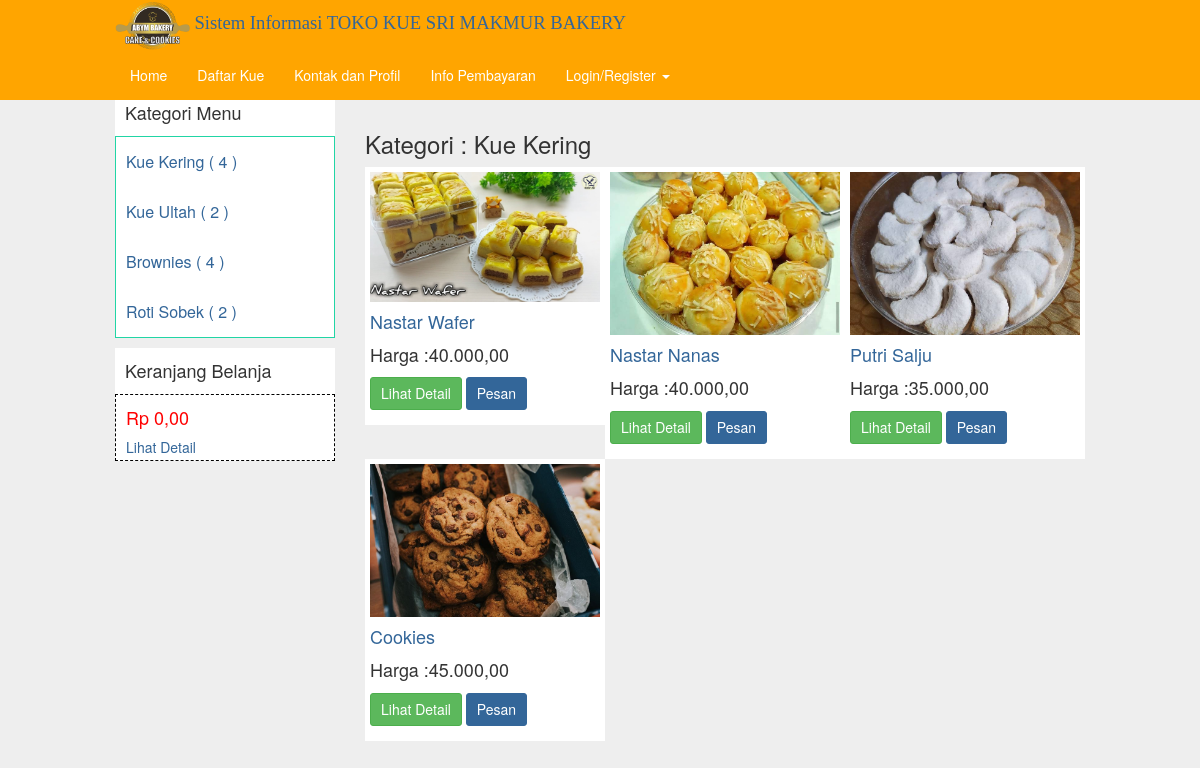
Screenshot of /menu.php?kategori=6 with the database file from the repository.
### tables this page shows
CREATE TABLE `kategori_produk` (
  `id` int(3) NOT NULL,
  `nama` varchar(100) NOT NULL,
  `deskripsi` text NOT NULL
);

CREATE TABLE `produk` (
  `id` int(4) NOT NULL,
  `nama` varchar(100) NOT NULL,
  `deskripsi` text NOT NULL,
  `gambar` varchar(200) NOT NULL,
  `harga` decimal(10,0) NOT NULL,
  `kategori_produk_id` int(11) NOT NULL
);

### inc/config.php (called while the page is built, shortened)
<?php
$url = "";

### menu.php (the view, shortened to what this page needs)
<?php
	include"inc/config.php";
	include"layout/header.php";
?>
<?php	if(!empty($_GET['id'])){ ?>
		<?php
			extract($_GET);
			$k = mysql_query("SELECT * FROM produk where id='$id'");
			$data = mysql_fetch_array($k);
		?>
		<div class="col-md-9">
			<div class="row">
			<div class="col-md-12">
			<h3>Detail : <?php echo $data['nama'] ?></h3>
				<br/>
				<div class="col-md-12 content-menu" style="margin-top:-20px;">
				<?php $kat = mysql_fetch_array(mysql_query("SELECT * FROM kategori_produk where id='$data[kategori_produk_id]'"));  ?>
					<small>Kategori :<a href="<?php echo $url; ?>menu.php?kategori=<?php echo $kat['id'] ?>"><?php echo $kat['nama'] ?></a></small>
					<a href="<?php echo $url; ?>menu.php?id=<?php echo $data['id'] ?>">
						<img src="<?php echo $url; ?>uploads/<?php echo $data['gambar'] ?>" width="100%">
					</a>
					<br><br>
					<p><?php echo $data['deskripsi'] ?></p>
					<p style="font-size:18px">Harga :<?php echo number_format($data['harga'], 2, ',', '.') ?></p>
					<p>
						<a href="<?php echo $url; ?>keranjang.php?act=beli&&produk_id=<?php echo $data['id'] ?>" class="btn btn-info" href="#" role="button">Pesan</a>
					</p>
				</div>
			</div>
			</div>
		</div>
<?php }elseif(!empty($_GET['kategori'])){ ?>
		<?php
			extract($_GET);
			$kat = mysql_fetch_array(mysql_query("SELECT * FROM kategori_produk where id='$kategori'"));
		?>
		<div class="col-md-9">
			<div class="row">
			<div class="col-md-12">
			<hr>
			<h3>Kategori : <?php echo $kat['nama'] ?></h3>
				<?php
					$k = mysql_query("SELECT * FROM produk where kategori_produk_id='$kategori'");
					while($data = mysql_fetch_array($k)){
				?>
				<div class="col-md-4 content-menu">
					<a href="<?php echo $url; ?>menu.php?id=<?php echo $data['id'] ?>">
						<img src="<?php echo $url; ?>uploads/<?php echo $data['gambar'] ?>" width="100%">
						<h4><?php echo $data['nama'] ?></h4>
					</a>
					<p style="font-size:18px">Harga :<?php echo number_format($data['harga'], 2, ',', '.') ?></p>
					<p>
						<a href="<?php echo $url; ?>menu.php?id=<?php echo $data['id'] ?>" class="btn btn-success btn-sm" href="#" role="button">Lihat Detail</a>
						<a href="<?php echo $url; ?>keranjang.php?act=beli&&produk_id=<?php echo $data['id'] ?>" class="btn btn-info btn-sm" href="#" role="button">Pesan</a>
					</p>
				</div>
				<?php } ?>
			</div>
			</div>
		</div>
<?php } ?>
<?php include"layout/footer.php"; ?>

### layout/header.php (shortened to what this page needs)
<!DOCTYPE html>
<html lang="en">
  <head>
    <link href="assets/bootstrap/css/bootstrap.css" rel="stylesheet">
    <link href="assets/bootstrap/css/datetimepicker.css" rel="stylesheet">
    <link href="assets/css/navbar-fixed-top.css" rel="stylesheet">
    <link href="assets/css/full-slider.css" rel="stylesheet">
    <link href="assets/css/style.css" rel="stylesheet">
  </head>
  <body>
    <nav class="navbar navbar-default navbar-fixed-top navbar-blue" style="background-color: orange">
      <div class="container">
        <div class="navbar-header">
    <header class="header" >
            <div class="logo-container">
    <a href="" class="logo" style="text-decoration: none; font-size: 14pt; font-family: verdana;">
        <img src="<?php echo $url.'assets/img/LOGO.png'; ?>" height="50" />
        <span class="hidden-xs" > Sistem Informasi TOKO KUE SRI MAKMUR  BAKERY</span>
                </a>
            </div>
        <div id="navbar" class="navbar-collapse collapse">
          <ul class="nav navbar-nav navbar-right">
            <li><a href="index.php">Home</a></li>
            <li><a href="menu.php">Daftar Kue </a></li>
            <li><a href="kontak.php">Kontak dan Profil</a></li>
            <li><a href="info.php">Info Pembayaran</a></li>
            <?php if(!empty($_SESSION['iam_user'])){ ?>
			<?php
				$user = mysql_fetch_object(mysql_query("select * from user where id='$_SESSION[iam_user]'"));
			?>
      <li><a href="pembayaran.php">Pembayaran</a></li>
			<li class="dropdown">
              <a href="#" class="dropdown-toggle" data-toggle="dropdown" role="button" aria-haspopup="true" aria-expanded="false">Hi <?php echo $user->nama; ?> <span class="caret"></span></a>
              <ul class="dropdown-menu">
                <li><a href="profile.php">Profil</a></li>
                <li><a href="logout.php">Logout</a></li>
              </ul>
            </li>
			<?php }else{ ?>
			<li class="dropdown">
              <a href="#" class="dropdown-toggle" data-toggle="dropdown" role="button" aria-haspopup="true" aria-expanded="false">Login/Register <span class="caret"></span></a>
            </li>
			<?php } ?>
          </ul>
        </div>
      </div>
    </nav>
	<div class="container" style="margin-top:20px;">
	<div class="row">
		<div class="col-md-3">
			<div style="background:#ffffff; width:100%; height:auto; padding-top:3px;padding-bottom:3px; padding-left:10px;">
			<h4>Kategori Menu</h4>
			</div>
			<ul class="kategori">
				<?php
					$kategori = mysql_query("SELECT * FROM kategori_produk");
					while($data = mysql_fetch_array($kategori)){
				?>
					<li><a href="<?php echo $url; ?>menu.php?kategori=<?php echo $data['id'] ?>"><?php echo $data['nama']; ?> (
					<?php
						$ck = mysql_num_rows(mysql_query("SELECT * FROM produk WHERE kategori_produk_id='$data[id]'"));
						if($ck > 0){ echo $ck; }else{ echo 0; } ?>
					)</a></li>
				<?php } ?>
			</ul>
			<div style="background:#ffffff; width:100%; height:auto; padding-top:3px;padding-bottom:3px; padding-left:10px;">
				<h4>Keranjang Belanja</h4>
			</div>
			<div style="background:#ffffff; width:100%; height:auto; padding-top:3px;padding-bottom:3px; padding-left:10px; border: 1px dashed #000;">
			<?php
                            if(isset($_SESSION['cart'])){
                                $total = 0;
                                $cart = unserialize($_SESSION['cart']);
                                if($cart == ''){
                                    $cart = [];
                                }
                                foreach($cart as $id => $qty){
                                    $product = mysql_fetch_array(mysql_query("select * from produk WHERE id='$id'"));
                                    if(isset($product)){
                                       $t = $qty * $product['harga'];
                                       $total += $t;
                                    }
                                }
                                echo '<h4 style="color:#f00;">Rp '. number_format($total, 2, ',', '.') .'</h4>';
                            }else{
                                echo '<h4 style="color:#f00;">Rp 0,00</h4>';
                            }
                        ?>
				<a href="<?php echo $url; ?>keranjang.php">Lihat Detail</a>
			</div>
			<div class="col-md-16">
				<br/>
			</div>
		</div>

### assets/css/navbar-fixed-top.css (style rules this page uses)
body { padding-top: 70px; }

### assets/css/style.css (style rules this page uses)
@media (min-width: 768px) { .container { width: 750px; } }
@media (min-width: 992px) { .container { width: 970px; } }
@media (min-width: 1200px) { .container { width: 1000px; } }
.kategori li { list-style:none; margin-left:-40px; font-size:16px; line-height:30px; }
.content-menu { background-color: #FFF; padding:5px; }
* { transition: all 200ms ease-in-out; }
body { background-color: #EEE; }
.navbar-blue { background-color: #21D5A5; border:none; color: #FFF; }
.navbar-blue .navbar-nav li > a { color:#FFF; }
.kategori { border:1px solid#21D5A5; background-color: #FFF; }
.kategori li { padding:10px; }

### rows the page displays
kategori_produk: nama "Kue Kering", ck "4"
kategori_produk: nama "Kue Ultah", ck "2"
kategori_produk: nama "Brownies", ck "4"
kategori_produk: nama "Roti Sobek", ck "2"
produk: gambar (picture), nama "Nastar Wafer", harga "40.000,00"
produk: gambar (picture), nama "Nastar Nanas", harga "40.000,00"
produk: gambar (picture), nama "Putri Salju", harga "35.000,00"
produk: gambar (picture), nama "Cookies", harga "45.000,00"
